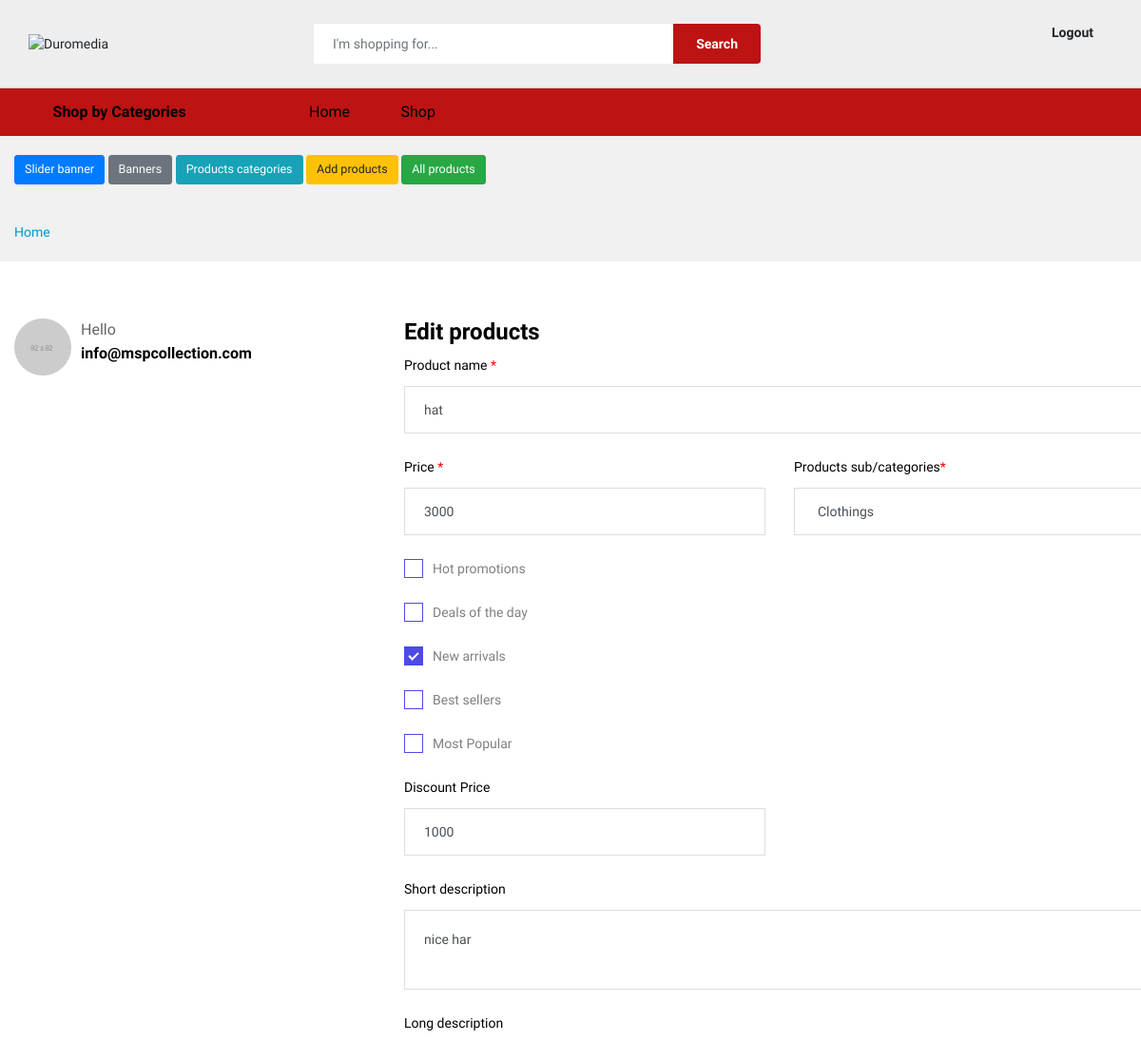
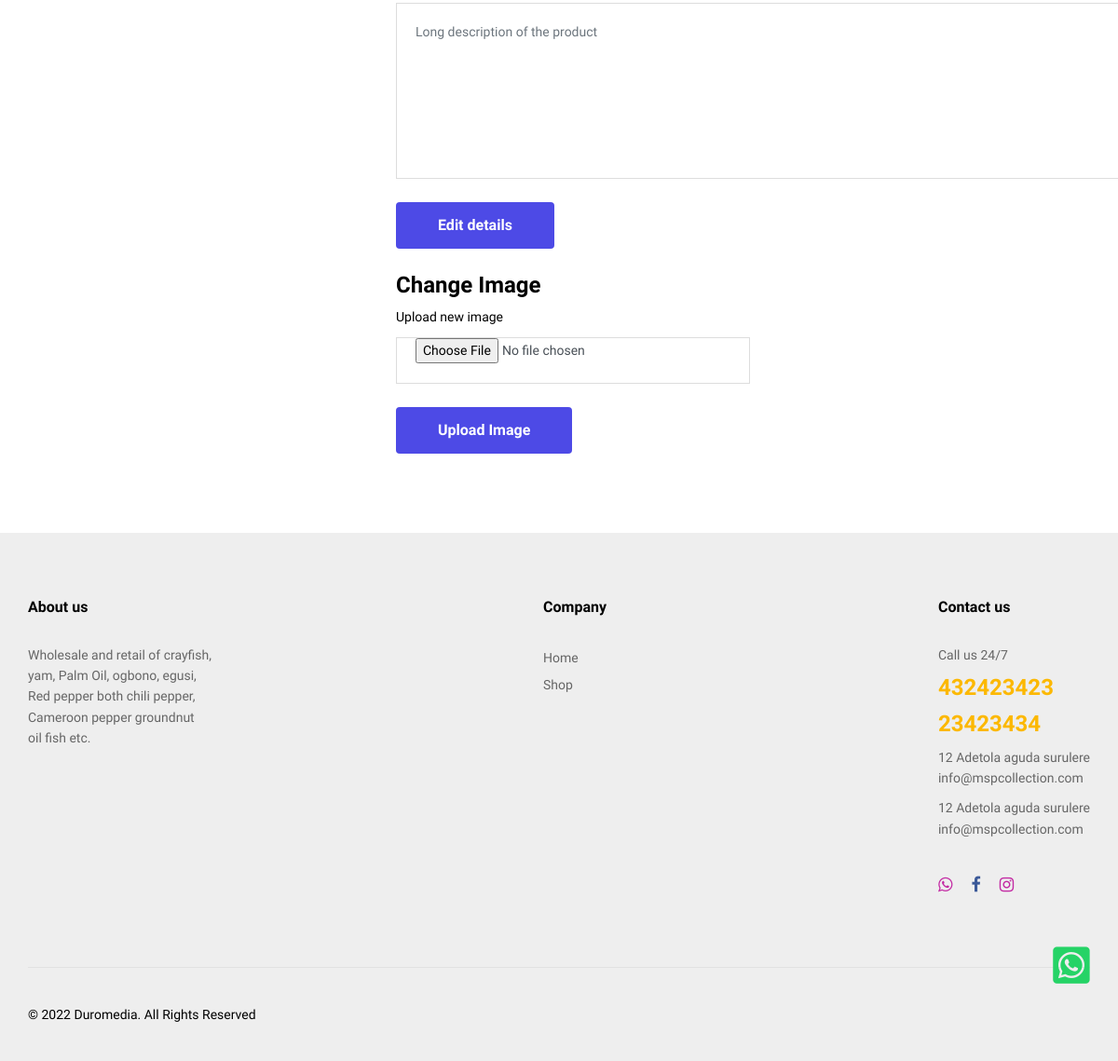
Screenshot of /beta-souk/edit-products.php?id=15 (signed in) with the database file from the repository (2 pictures, top to bottom).
### tables this page shows
CREATE TABLE `products` (
  `products_id` int(11) NOT NULL,
  `products_name` varchar(30) NOT NULL,
  `products_price` varchar(11) NOT NULL,
  `products_sales_price` varchar(10) NOT NULL,
  `products_sub_categories` int(10) NOT NULL,
  `products_promo` varchar(20) NOT NULL DEFAULT '0',
  `products_deals` varchar(20) NOT NULL DEFAULT '0',
  `products_new_arrivals` varchar(20) NOT NULL DEFAULT '0',
  `products_best_sellers` varchar(20) NOT NULL DEFAULT '0',
  `products_popular` varchar(20) NOT NULL DEFAULT '0',
  `products_short_description` varchar(255) NOT NULL,
  `products_long_description` text NOT NULL,
  `products_image` varchar(255) NOT NULL DEFAULT 'default.jpg',
  `products_timestamp` timestamp NOT NULL DEFAULT CURRENT_TIMESTAMP ON UPDATE CURRENT_TIMESTAMP
);

### incs-template1/config.php (called while the page is built, shortened)
<?php
$EMAIL = "info@mspcollection.com";
?>

### beta-souk/edit-products.php (the view, shortened to what this page needs)
<?php
require_once ('../incs-template1/config.php');
?>
<?php
$query_page_section =  mysqli_query($connect, "SELECT * FROM products WHERE products_id = '".mysqli_real_escape_string ($connect, $_GET['id'])."'") or die(db_conn_error);
while($row_cat = mysqli_fetch_array($query_page_section)){
    $products_name=$row_cat['products_name'];
    $products_price=$row_cat['products_price'];
    $products_sales_price=$row_cat['products_sales_price'];
    $products_sub_categories=$row_cat['products_sub_categories'];
    $products_short_description=$row_cat['products_short_description'];
}
?>
<?php
 include ('../incs-template1/header.php'); ?>
<?php include ('../incs-template1/settings.php'); ?>
<main class="ps-page--my-account">
        <div class="ps-breadcrumb">
            <div class="container">
                <ul class="breadcrumb">
                    <li><a href="/">Home</a></li>
                </ul>
            </div>
        </div>
        <section class="ps-section--account">
            <div class="container">
                <div class="row">
                    <div class="col-lg-4">
                        <div class="ps-section__left">
                            <aside class="ps-widget--account-dashboard">
                                <div class="ps-widget__header"><img src="img/users/3.jpg" alt="" />
                                    <figure>
                                        <figcaption>Hello</figcaption>
                                        <p><?=$EMAIL;?></p>
                                    </figure>
                                </div>
                            </aside>
                        </div>
                    </div>
                   <div class="col-lg-8">
 <div class="ps-section__right">
                            <form class="ps-form--account-setting" action="" method="POST">
                                <div class="ps-form__header">
                                    <h3> Edit products</h3>
                                </div>
                                <div class="ps-form__content">
                                     <div class="form-group">
                                        <label>Product name <span style="color:red;">*</span></label>
                                        <input class="form-control" type="text" placeholder="e.g Long sleeve Shirt" name="products_name" value="<?php if(isset($_POST['products_name'])){echo $_POST['products_name'];}else{echo $products_name;} ?>">
                                 </div>
                                    <div class="row">
                                         <div class="col-sm-6">
                                            <div class="form-group">
                                                <label>Price <span style="color:red;">*</span></label>
                                                <input class="form-control" type="text" name="price" placeholder="e.g 5500" value="<?php if(isset($_POST['price'])){echo $_POST['price'];}else{echo $products_price;} ?>">
</div>
                                            <div class="form-group">
                                        <div class="ps-checkbox">
                                            <label for="hot promo">Hot promotions</label>
                                        </div>
                                    </div>
                                    <div class="form-group">
                                        <div class="ps-checkbox">
                                            <label for="deals">Deals of the day</label>
                                        </div>
                                    </div>
                                    <div class="form-group">
                                        <div class="ps-checkbox">
                                            <label for="arrivals">New arrivals</label>
                                        </div>
                                    </div>
                                    <div class="form-group">
                                        <div class="ps-checkbox">
                                            <label for="best sellers">Best sellers</label>
                                        </div>
                                    </div>
                                    <div class="form-group">
                                        <div class="ps-checkbox">
                                            <label for="popular">Most Popular</label>
                                        </div>
                                    </div>
                                        </div>
                                         <div class="col-sm-6">
                                            <div class="form-group">
                                                <label>Products sub/categories<span style="color:red;">*</span></label>
                                                <select class="form-control" name="products_categories">
                       <?php
                         $products_cat_select = mysqli_query($connect, "SELECT products_categories_name, products_categories_id FROM products_categories") or die(db_conn_error);
if(isset ($_POST['products_categories'])){
                        echo '<option>Choose categories</option>';
                        while($while_products_cat = mysqli_fetch_array($products_cat_select)){
                            echo '<option value="'.$while_products_cat['products_categories_id'].'">'.$while_products_cat['products_categories_name'].'</option>';
                        }
                    }else{
                        while($while_products_cat = mysqli_fetch_array($products_cat_select)){
                            $selected = ($while_products_cat['products_categories_id'] == $products_sub_categories)?'selected="selected"':'';
                            echo '<option value="'.$while_products_cat['products_categories_id'].'" '.$selected.'>'.$while_products_cat['products_categories_name'].'</option>';
                    }
                }
                        ?>
 </select>
   </div>
                                        </div>
                                    </div>
                                </div>
<div class="row">
                                         <div class="col-sm-6">
                                            <div class="form-group">
                                                <label>Discount Price</label>
                                                <input class="form-control" type="text" name="sales_price" placeholder="e.g 5500" value="<?php if(isset($_POST['sales_price'])){echo $_POST['sales_price'];}else{echo $products_sales_price;} ?>">
                                            </div>
                    </div>
    <div  class="col-sm-12">
                                <div class="form-group">
                                        <label>Short description</label>
                                        <div class="form-group__content">
                                            <textarea name="short" class="form-control" cols="3" placeholder="Short description of the product"><?php if(isset($_POST['short'])){echo $_POST['short'];}else{echo $products_short_description;}?></textarea>
                                        </div>
                                    </div>
                    </div>
                    </div>
                    <div class="row">
    <div  class="col-sm-12">
                                <div class="form-group">
                                        <label>Long description</label>
                                        <div class="form-group__content">
                                            <textarea name="long" class="form-control" rows="7" placeholder="Long description of the product"></textarea>
                                        </div>
                                    </div>
                    </div>
                    </div>
                                <div class="form-group submit">
                                    <button class="ps-btn" type="submit" name="submit">Edit details</button>
                                </div>
                            </form>
                        </div>
                        <div class="ps-section__right">
                            <form class="ps-form--account-setting" action="" method="POST" enctype="multipart/form-data">
                                <div class="ps-form__header">
                                    <h3> Change Image</h3>
                                </div>
                    <div class="row">
                    <div class="col-sm-6">
                                            <div class="form-group">
                                                <label>Upload new image</label>
                                                <input class="form-control" type="file" placeholder="Upload image" name="product_image">
                                            </div>
                                        </div>
                    </div>
                    </div>
                                <div class="form-group submit">
                                    <button class="ps-btn" type="submit" name="upload">Upload Image</button>
                                </div>
                        </div>
                    </div>
                </div>
        </section>
    </main>
<?php include ('../incs-template1/footer.php'); ?>

### beta-souk/css/color-style.css (style rules this page uses)
.ps-btn { background-color: #4d4ae6; }
button.ps-btn { background-color: #4d4ae6; }
.ps-btn, button.ps-btn { color: #fff; }
.ps-checkbox label:before { border: 1px solid #4d4ae6; }
.ps-checkbox input[type=checkbox]:checked ~ label:before { background-color: #4d4ae6; border-color: #4d4ae6; }

### rows the page displays
products: products_name "hat", price "3000", sales_price "1000", short "nice har"

### other values shown
$EMAIL "info@mspcollection.com"
FOOTER_DESCRIPTION "Wholesale and retail of crayfish, yam, Palm Oil, ogbono, egusi, Red pepper both chili pepper, Cameroon pepper groundnut oil fish etc."
$TEL "432423423"
$TEL2 "23423434"
$ADDRESS "12 Adetola aguda surulere"
$ADDRESS2 "12 Adetola aguda surulere"
$EMAIL2 "info@mspcollection.com"
form field products_categories "Clothings"
